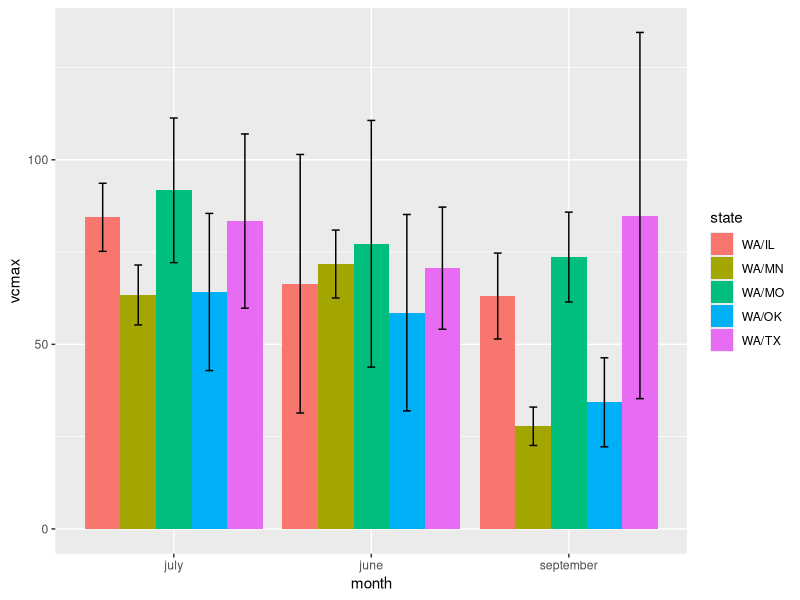
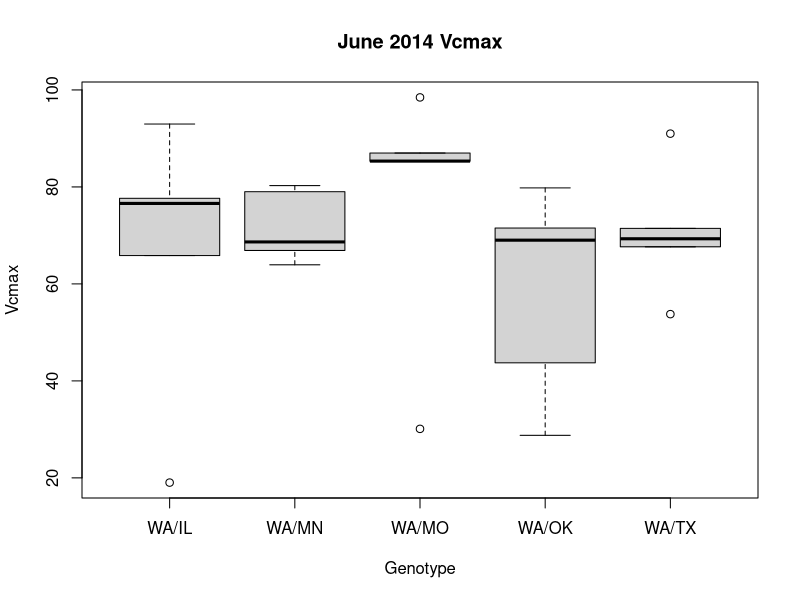
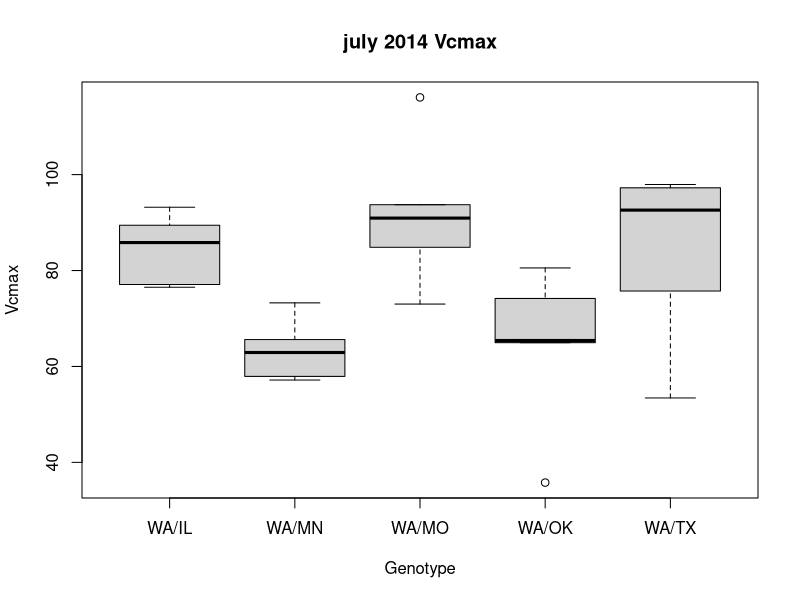
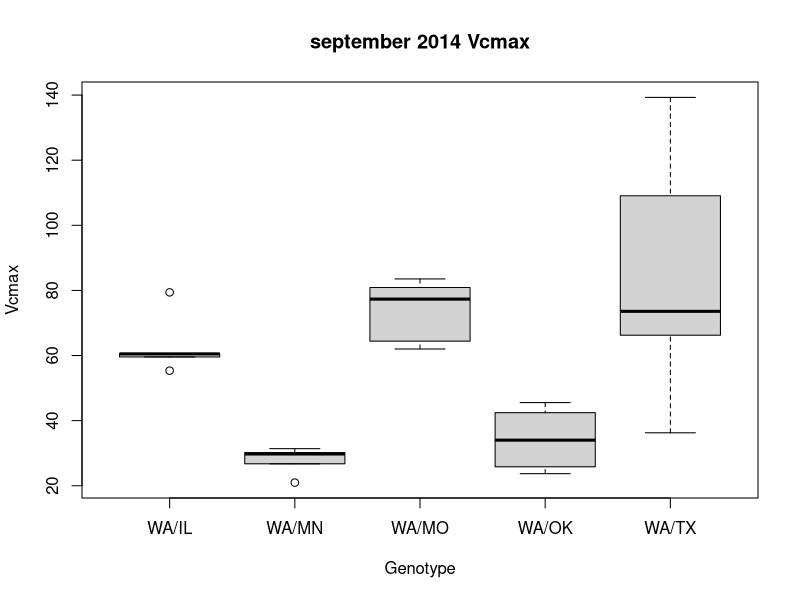
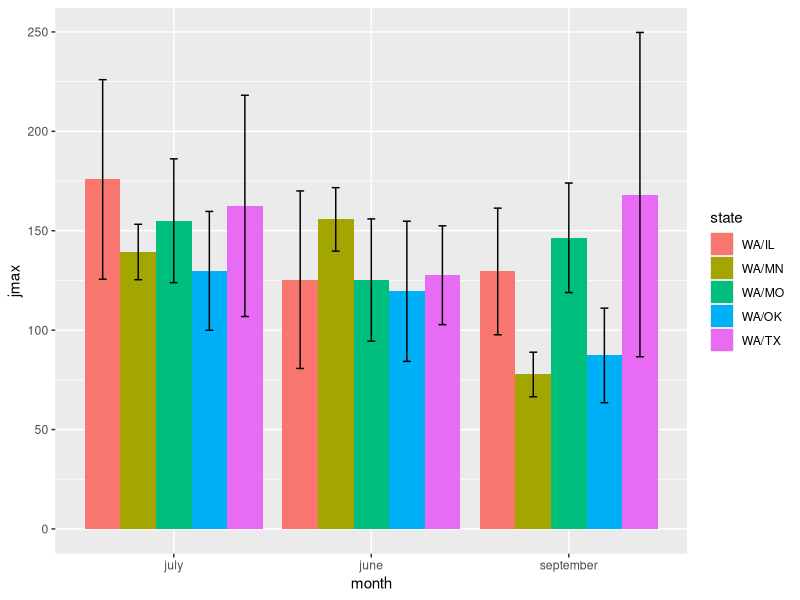
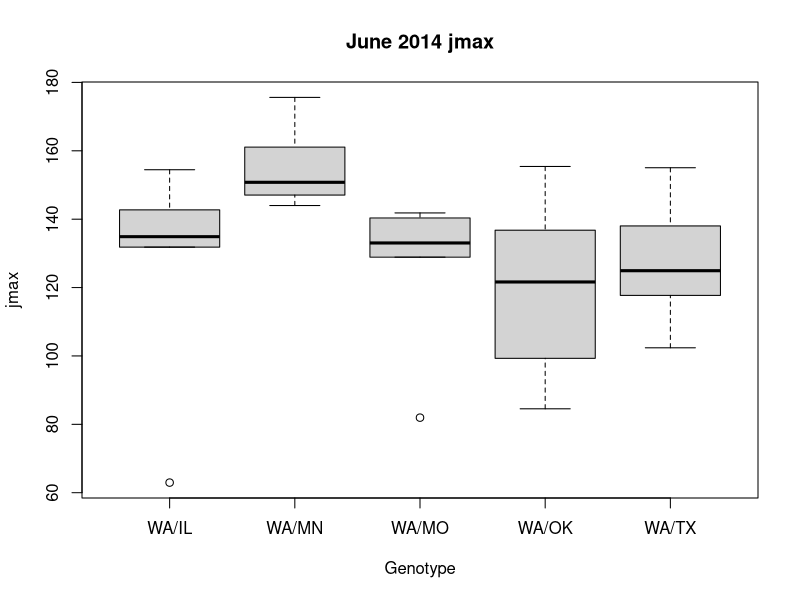
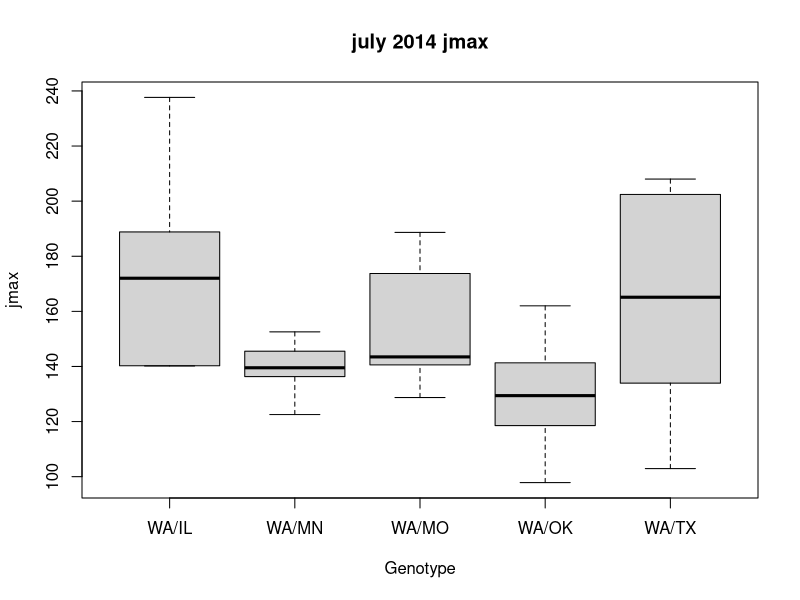
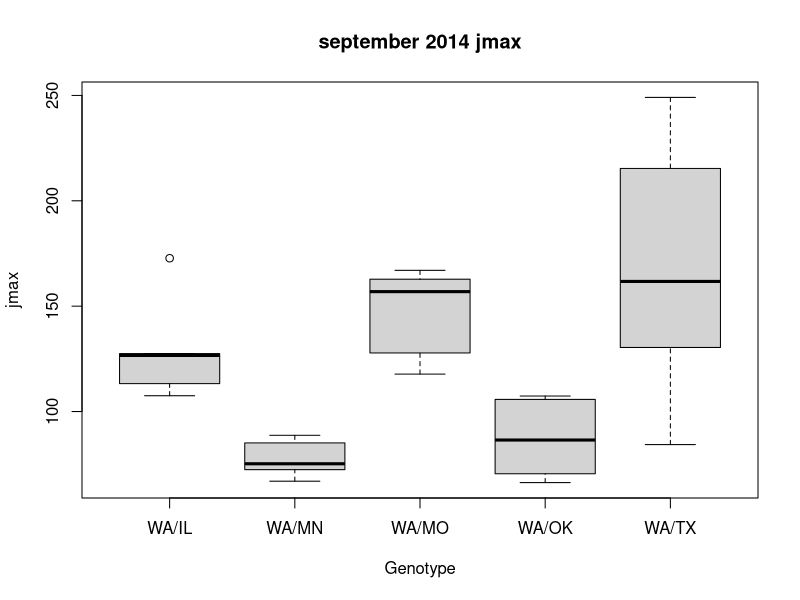

Reproduce these figures in R, in order.
setwd("C:/Users/ianshiach/Desktop/Grad School/Thesis/Data/Master Files")
aci <- read.table (file="2013_2014_photosynthesis_master.csv", sep=",", header=TRUE)
data <- read.table (file="2014_all_but_photosynthesis_master.csv", sep=",", header=TRUE)

#subset 2014
aci2014 <- subset(aci, year == 2014)

#libraries
library(ggplot2)

#tapply to get averages

#tapply(aci2014$vcmax, aci2014$genotype, mean)

#summary stats
#trying to follow http://www.cookbook-r.com/Graphs/Plotting_means_and_error_bars_(ggplot2)/

#define function summarySE

summarySE <- function(data=NULL, measurevar, groupvars=NULL, na.rm=FALSE,
                      conf.interval=.95, .drop=TRUE) {
  library(plyr)
  
  # New version of length which can handle NA's: if na.rm==T, don't count them
  length2 <- function (x, na.rm=FALSE) {
    if (na.rm) sum(!is.na(x))
    else       length(x)
  }
  
  # This does the summary. For each group's data frame, return a vector with
  # N, mean, and sd
  datac <- ddply(data, groupvars, .drop=.drop,
                 .fun = function(xx, col) {
                   c(N    = length2(xx[[col]], na.rm=na.rm),
                     mean = mean   (xx[[col]], na.rm=na.rm),
                     sd   = sd     (xx[[col]], na.rm=na.rm)
                   )
                 },
                 measurevar
  )
  
  # Rename the "mean" column    
  datac <- rename(datac, c("mean" = measurevar))
  
  datac$se <- datac$sd / sqrt(datac$N)  # Calculate standard error of the mean
  
  # Confidence interval multiplier for standard error
  # Calculate t-statistic for confidence interval: 
  # e.g., if conf.interval is .95, use .975 (above/below), and use df=N-1
  ciMult <- qt(conf.interval/2 + .5, datac$N-1)
  datac$ci <- datac$se * ciMult
  
  return(datac)
}






#plot means




# Summaries, bar graphs, boxplots

# Graphs use 95% confidence intervals instead of SEM. See reference above.

# Vcmax

summary_vcmax <- summarySE(aci2014, measurevar="vcmax", groupvars=c("state","month"))

ggplot(summary_vcmax, aes(x=month, y=vcmax, fill=state)) + 
  geom_bar(position=position_dodge(), stat="identity") +
  geom_errorbar(aes(ymin=vcmax-ci, ymax=vcmax+ci),
                width=.2,                    # Width of the error bars
                position=position_dodge(.9))



#June
june_aci <- subset(aci2014, month == "june")

boxplot(vcmax ~ state, data = june_aci,
        xlab = "Genotype", ylab = "Vcmax",
        main = "June 2014 Vcmax")

#July
july_aci <- subset(aci2014, month == "july")

boxplot(vcmax ~ state, data = july_aci,
        xlab = "Genotype", ylab = "Vcmax",
        main = "july 2014 Vcmax")

#September
september_aci <- subset(aci2014, month == "september")

boxplot(vcmax ~ state, data = september_aci,
        xlab = "Genotype", ylab = "Vcmax",
        main = "september 2014 Vcmax")







# jmax

summary_jmax <- summarySE(aci2014, measurevar="jmax", groupvars=c("state","month"))

ggplot(summary_jmax, aes(x=month, y=jmax, fill=state)) + 
  geom_bar(position=position_dodge(), stat="identity") +
  geom_errorbar(aes(ymin=jmax-ci, ymax=jmax+ci),
                width=.2,                    # Width of the error bars
                position=position_dodge(.9))


#June
june_aci <- subset(aci2014, month == "june")

boxplot(jmax ~ state, data = june_aci,
        xlab = "Genotype", ylab = "jmax",
        main = "June 2014 jmax")

#July
july_aci <- subset(aci2014, month == "july")

boxplot(jmax ~ state, data = july_aci,
        xlab = "Genotype", ylab = "jmax",
        main = "july 2014 jmax")

#September
september_aci <- subset(aci2014, month == "september")

boxplot(jmax ~ state, data = september_aci,
        xlab = "Genotype", ylab = "jmax",
        main = "september 2014 jmax")





# Biomass

summary_biomass <- summarySE(data, measurevar="biomass", groupvars=c("state"))

ggplot(summary_biomass, aes(x=state, y=biomass, fill=state)) + 
  geom_bar(position=position_dodge(), stat="identity") +
  geom_errorbar(aes(ymin=biomass-ci, ymax=biomass+ci),
                width=.2,                    # Width of the error bars
                position=position_dodge(.9))

boxplot(biomass ~ state, data = data,
        xlab = "Genotype", ylab = "Biomass (g)", 
        main = "2014 Biomass")

# Start growth
summary_start_growth <- summarySE(data, measurevar="start_growth", groupvars=c("state"))

ggplot(summary_start_growth, aes(x=state, y=start_growth, fill=state)) + 
  geom_bar(position=position_dodge(), stat="identity") +
  geom_errorbar(aes(ymin=start_growth-ci, ymax=start_growth+ci),
                width=.2,                    # Width of the error bars
                position=position_dodge(.9))

boxplot(start_growth ~ state, data = data,
        xlab = "Genotype", ylab = "start_growth", 
        main = "2014 start_growth")


# End growth

summary_end_growth <- summarySE(data, measurevar="end_growth", groupvars=c("state"))


ggplot(summary_end_growth, aes(x=state, y=end_growth, fill=state)) + 
  geom_bar(position=position_dodge(), stat="identity") +
  geom_errorbar(aes(ymin=end_growth-ci, ymax=end_growth+ci),
                width=.2,                    # Width of the error bars
                position=position_dodge(.9))


boxplot(end_growth ~ state, data = data,
        xlab = "Genotype", ylab = "end_growth", 
        main = "2014 end_growth")



# Duration growth
summary_duration_growth <- summarySE(data, measurevar="duration_growth", groupvars=c("state"))

ggplot(summary_duration_growth, aes(x=state, y=duration_growth, fill=state)) + 
  geom_bar(position=position_dodge(), stat="identity") +
  geom_errorbar(aes(ymin=duration_growth-ci, ymax=duration_growth+ci),
                width=.2,                    # Width of the error bars
                position=position_dodge(.9))

boxplot(duration_growth ~ state, data = data,
        xlab = "Genotype", ylab = "duration_growth", 
        main = "2014 duration_growth")


# June branches

summary_june_branch_number <- summarySE(data, measurevar="june_branch_number", groupvars=c("state"))

ggplot(summary_june_branch_number, aes(x=state, y=june_branch_number, fill=state)) + 
  geom_bar(position=position_dodge(), stat="identity") +
  geom_errorbar(aes(ymin=june_branch_number-ci, ymax=june_branch_number+ci),
                width=.2,                    # Width of the error bars
                position=position_dodge(.9))

boxplot(june_branch_number ~ state, data = data,
        xlab = "Genotype", ylab = "june_branch_number", 
        main = "2014 june_branch_number")


# December branches

summary_december_branch_number <- summarySE(data, measurevar="december_branch_number", groupvars=c("state"))

ggplot(summary_december_branch_number, aes(x=state, y=december_branch_number, fill=state)) + 
  geom_bar(position=position_dodge(), stat="identity") +
  geom_errorbar(aes(ymin=december_branch_number-ci, ymax=december_branch_number+ci),
                width=.2,                    # Width of the error bars
                position=position_dodge(.9))

boxplot(december_branch_number ~ state, data = data,
        xlab = "Genotype", ylab = "december_branch_number", 
        main = "2014 december_branch_number")


# June total diameter

summary_june_total_diameter <- summarySE(data, measurevar="june_total_diameter", groupvars=c("state"))

ggplot(summary_june_total_diameter, aes(x=state, y=june_total_diameter, fill=state)) + 
  geom_bar(position=position_dodge(), stat="identity") +
  geom_errorbar(aes(ymin=june_total_diameter-ci, ymax=june_total_diameter+ci),
                width=.2,                    # Width of the error bars
                position=position_dodge(.9))

boxplot(june_total_diameter ~ state, data = data,
        xlab = "Genotype", ylab = "june_total_diameter", 
        main = "2014 june_total_diameter")


# December total diameter

summary_december_total_diameter <- summarySE(data, measurevar="december_total_diameter", groupvars=c("state"))

ggplot(summary_december_total_diameter, aes(x=state, y=december_total_diameter, fill=state)) + 
  geom_bar(position=position_dodge(), stat="identity") +
  geom_errorbar(aes(ymin=december_total_diameter-ci, ymax=december_total_diameter+ci),
                width=.2,                    # Width of the error bars
                position=position_dodge(.9))


boxplot(december_total_diameter ~ state, data = data,
        xlab = "Genotype", ylab = "december_total_diameter", 
        main = "2014 december_total_diameter")


# June diameter of largest branch

summary_june_max_diameter <- summarySE(data, measurevar="june_max_diameter", groupvars=c("state"))


ggplot(summary_june_max_diameter, aes(x=state, y=june_max_diameter, fill=state)) + 
  geom_bar(position=position_dodge(), stat="identity") +
  geom_errorbar(aes(ymin=june_max_diameter-ci, ymax=june_max_diameter+ci),
                width=.2,                    # Width of the error bars
                position=position_dodge(.9))

boxplot(june_max_diameter ~ state, data = data,
        xlab = "Genotype", ylab = "june_max_diameter", 
        main = "2014 june_max_diameter")


# December diameter of largest branch

summary_december_max_diameter <- summarySE(data, measurevar="december_max_diameter", groupvars=c("state"))

ggplot(summary_december_max_diameter, aes(x=state, y=december_max_diameter, fill=state)) + 
  geom_bar(position=position_dodge(), stat="identity") +
  geom_errorbar(aes(ymin=december_max_diameter-ci, ymax=december_max_diameter+ci),
                width=.2,                    # Width of the error bars
                position=position_dodge(.9))

boxplot(december_max_diameter ~ state, data = data,
        xlab = "Genotype", ylab = "december_max_diameter", 
        main = "2014 december_max_diameter")






